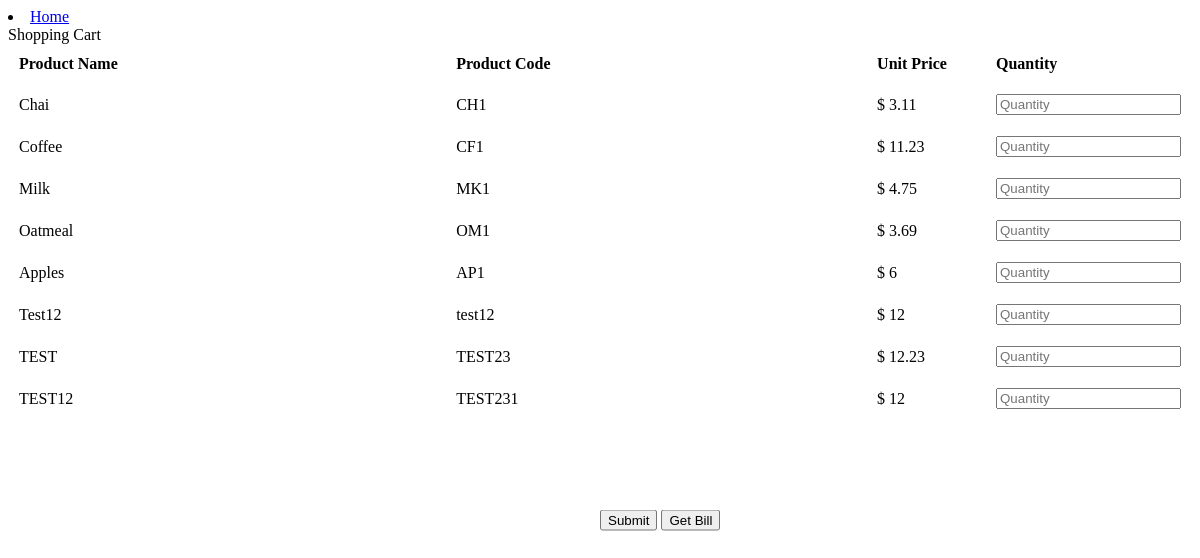
The page /add_product_in_cart on the database its author committed.
### models.py (models this page shows, shortened)
class Product(db.Model):
    __tablename__ = 'checkout_system_product'
    product_code = db.Column(
        db.String(10),
        primary_key=True
    )
    product_name = db.Column(
        db.String(64),
        index=False,
        unique=True,
        nullable=False
    )
    price = db.Column(
        db.Integer,
        nullable=False
    )

### app.py (the view, shortened to what this page needs)
@app.route('/add_product_in_cart', methods=('GET', 'POST'))
def add_product_in_cart():
    log.debug("Calling add_product_in_Cart function")
    context = Product.query.all()[0:10]
    return render_template('show_product_for_cart.html', context=context)

### templates/show_product_for_cart.html (shortened to what this page needs)
{% block content %}
<html>
          <li>
           <a href="/">Home</a>
       </li>
<head>
    <link rel="stylesheet" href="{{ url_for('static', filename= 'css/style.css') }}">
</head>
<body>
<form method="post" id="add_cart_form" name="add_cart_form">
	<div id="shopping-cart">
		<div class="txt-heading">Shopping Cart</div>
			<table class="tbl-cart" cellpadding="10" cellspacing="1">
			<tbody>
				<tr>
					<th style="text-align:left;">Product Name</th>
					<th style="text-align:left;">Product Code</th>
					<th style="text-align:left;" width="10%">Unit Price</th>
                    <th style="text-align:left;" width="5%">Quantity</th>
				</tr>
				{% for item in context %}
					<tr>
						<td>{{ item.product_name}}</td>
						<td style="text-align:left;">{{ item.product_code }}</td>
						<td  style="text-align:left;">$ {{ item.price }}</td>
						<td  style="text-align:left;">
                            <input type="text" name="prd_quantity___{{item.product_code}}___{{ item.price }}"
                                placeholder="Quantity" class="form-control"
                                value="{{ request.form['product_id'] }}"/>
                        </td>
					</tr>
				{% endfor %}
			</tbody>
			</table>
	</div>
    <div class="container">
		<div class="vertical-center">
        <button  class ="btn btn-primary" id="submit" type="submit">Submit</button>
		<button id="get_button" name="get_button">Get Bill</button>
		</div>
	</div>
</form>
</body>
</html>
{% endblock %}

### static/css/style.css (style rules this page uses)
.container { height: 200px; position: relative; }
.vertical-center { margin: 0; position: absolute; top: 50%; left: 50%; -ms-transform: translateY(-50%); transform: translateY(-50%); }

### rows shown on the page
Product: product_name "Chai", product_code "CH1", price "3.11"
Product: product_name "Coffee", product_code "CF1", price "11.23"
Product: product_name "Milk", product_code "MK1", price "4.75"
Product: product_name "Oatmeal", product_code "OM1", price "3.69"
Product: product_name "Apples", product_code "AP1", price "6"
Product: product_name "Test12", product_code "test12", price "12"
Product: product_name "TEST", product_code "TEST23", price "12.23"
Product: product_name "TEST12", product_code "TEST231", price "12"
